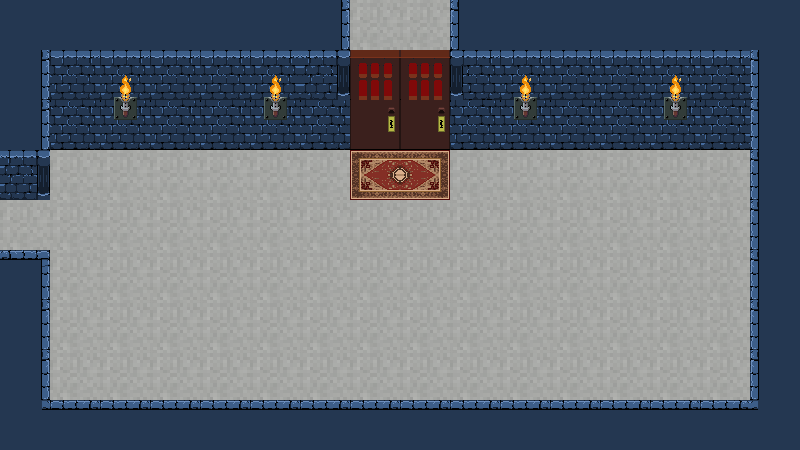

Below is a game level as drawn by its tile map, then a one-line description and the .tmx file that defines it, in full:
An orthogonal 16x9 tile map with 50x50 px tiles, 1 tile layer (floor), 1 hidden layer not drawn.

<map version="1.2" tiledversion="1.3.1" orientation="orthogonal" renderorder="right-down" compressionlevel="0" width="16" height="9" tilewidth="50" tileheight="50" infinite="0" nextlayerid="4" nextobjectid="1">
 <editorsettings>
  <export target="." format="csv" />
 </editorsettings>
 <tileset firstgid="1" source="tiles.tsx" />
 <layer id="1" name="floor" width="16" height="9">
  <data encoding="csv">
11,11,11,11,11,11,12,2,2,10,11,11,11,11,11,11,
12,14,66,14,14,66,15,20,20,13,66,14,14,66,14,10,
12,24,70,24,24,70,24,23,23,24,70,24,24,70,24,10,
15,2,2,2,2,2,2,113,114,2,2,2,2,2,2,10,
2,2,2,2,2,2,2,2,2,2,2,2,2,2,2,10,
9,2,2,2,2,2,2,2,2,2,2,2,2,2,2,10,
12,2,2,2,2,2,2,2,2,2,2,2,2,2,2,10,
12,2,2,2,2,2,2,2,2,2,2,2,2,2,2,10,
18,8,8,8,8,8,8,8,8,8,8,8,8,8,8,19
</data>
 </layer>
 <layer id="2" name="celing" width="16" height="9" visible="0">
  <data encoding="csv">
1,1,1,1,1,1,1,1,1,1,1,1,1,1,1,1,
1,1,1,1,1,1,1,1,1,1,1,1,1,1,1,1,
1,1,1,1,1,1,1,1,1,1,1,1,1,1,1,1,
1,1,1,1,1,1,1,1,1,1,1,1,1,1,1,1,
1,1,1,1,1,1,1,1,1,1,1,1,1,1,1,1,
1,1,1,1,1,1,1,1,1,1,1,1,1,1,1,1,
1,1,1,1,1,1,1,1,1,1,1,1,1,1,1,1,
1,1,1,1,1,1,1,1,1,1,1,1,1,1,1,1,
1,1,1,1,1,1,1,1,1,1,1,1,1,1,1,1
</data>
 </layer>
</map>
